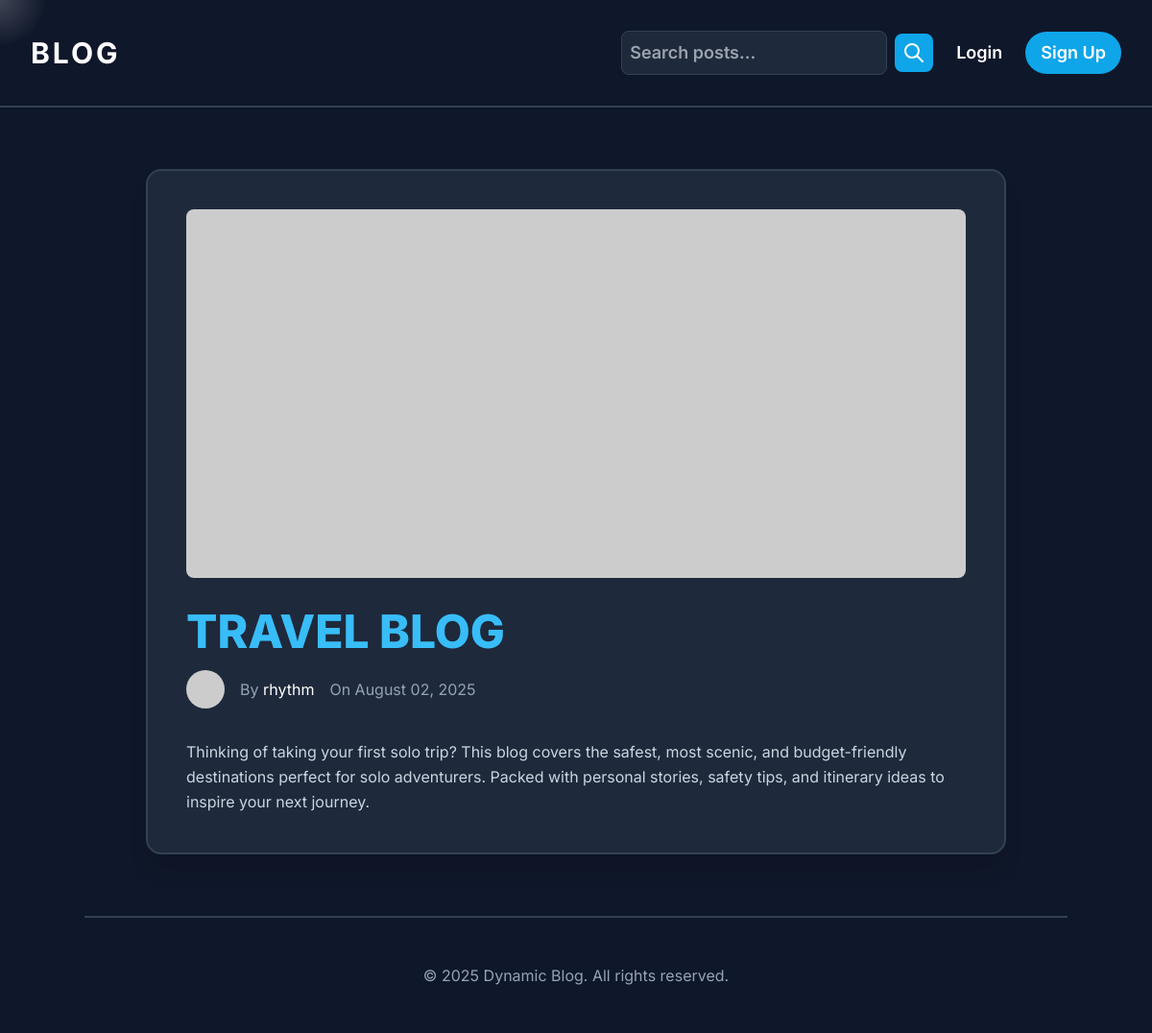
Screenshot of /post/2 with the database file from the repository.
### app.py (models this page shows, shortened)
class Post(db.Model):
    id = db.Column(db.Integer, primary_key=True)
    title = db.Column(db.String(100), nullable=False)
    content = db.Column(db.Text, nullable=False)
    date_posted = db.Column(db.DateTime, nullable=False, default=datetime.utcnow)
    tags = db.Column(db.String(100), default='')
    thumbnail = db.Column(db.String(200), default='https://placehold.co/600x400/slate-700/white?text=Thumbnail')
    user_id = db.Column(db.Integer, db.ForeignKey('user.id'), nullable=False)

class User(UserMixin, db.Model):
    id = db.Column(db.Integer, primary_key=True)
    username = db.Column(db.String(20), unique=True, nullable=False)
    email = db.Column(db.String(120), unique=True, nullable=False)
    password_hash = db.Column(db.String(128))
    bio = db.Column(db.Text, default='No bio yet.')
    profile_image = db.Column(db.String(200), default='https://placehold.co/100x100/slate-700/white?text=Profile')
    posts = db.relationship('Post', backref='author', lazy=True)

### app.py (the view)
@app.route('/post/<int:post_id>')
def view_post(post_id):
    post = Post.query.get_or_404(post_id)
    return render_template('post.html', post=post)

### templates/post.html (shortened to what this page needs)
{% extends 'base.html' %}
{% block content %}
<section class="container mx-auto px-6 md:px-8 py-16 animated-section">
    <div class="bg-slate-800 p-10 rounded-2xl shadow-xl w-full max-w-4xl mx-auto border-2 border-slate-700">
        <img src="{{ post.thumbnail }}"
             alt="Post thumbnail"
             class="rounded-lg mb-8 w-full h-96 object-cover"
             onerror="this.onerror=null;this.src='https://placehold.co/600x400/slate-700/white?text=Image+Not+Found';">
        <h1 class="text-4xl md:text-5xl font-extrabold text-sky-400 mb-4">{{ post.title }}</h1>
        <div class="flex items-center space-x-4 text-slate-400 mb-8">
            <img src="{{ post.author.profile_image }}" alt="Author's profile picture" class="w-10 h-10 rounded-full object-cover">
            <p>By <a href="{{ url_for('profile', username=post.author.username) }}" class="text-white hover:underline">{{ post.author.username }}</a></p>
            <p>On {{ post.date_posted.strftime('%B %d, %Y') }}</p>
        </div>
        <div class="prose prose-invert max-w-none text-slate-300 leading-relaxed">
            <p>{{ post.content }}</p>
        </div>
    </div>
</section>
{% endblock %}

### templates/base.html (style rules this page uses)
body { font-family: 'Inter', sans-serif; cursor: none; overflow-x: hidden; }
.animated-section { opacity: 0; animation: fadeIn 1s ease-out forwards; animation-play-state: paused; }

### rows the page displays
Post: title "TRAVEL BLOG", date_posted "August 02, 2025", content "Thinking of taking your first solo trip? This blog covers the safest, most scenic, and budget-friendly destinations perfect for solo adventurers. Packed with personal stories, safety tips, and itinerary ideas to inspire your next journey."
User: author.username "rhythm"
